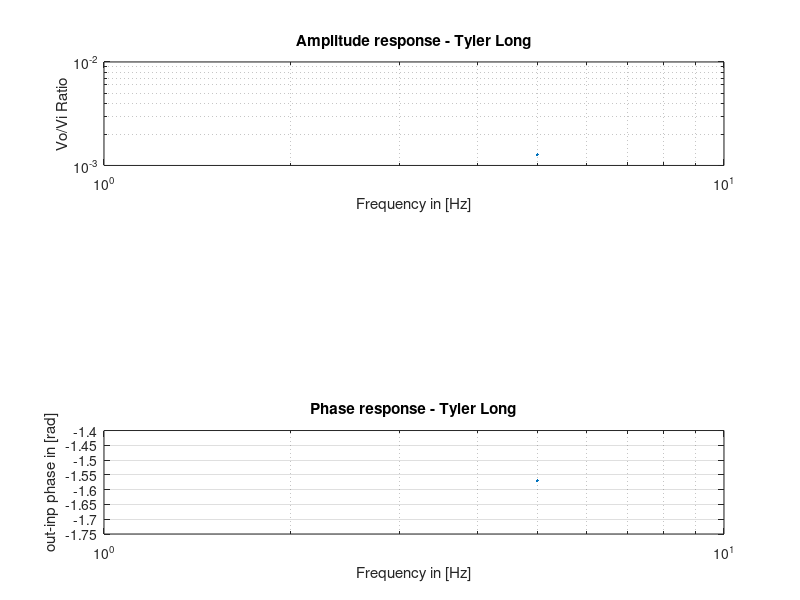

This figure's MATLAB source:
%This program will be called Lowpass
%This program plots the amplitude and phase response of a low-pass RC filter.
%Date       Programmer                  Your major
%===        ==========                  =====================
%9-15-08       Tyler Long               EET

%ampl       amplitude response
C= input('Enter a value for the capacitance: '); %Capacitance in Farads
R= input('Enter a value for the resistance: '); %Resistance in Ohms

% phase phase response
% gain      Vo/Vi=1/(1+j2pifRC)
f= input('Enter the range of values for the frequency: '); %Frequency range

gain=1./(1+j*2*pi*f*R*C);
ampl= abs(gain);

%phase= angle(gain);
phase=angle(gain);

%create plots
subplot(3,1,1);
loglog(f,ampl);
title('Amplitude response - Tyler Long');
xlabel('Frequency in [Hz]');
ylabel('Vo/Vi Ratio');
grid on;
subplot(3,1,3);
semilogx(f,phase);
title('Phase response - Tyler Long');
xlabel('Frequency in [Hz]');
ylabel('out-inp phase in [rad]'); grid on;